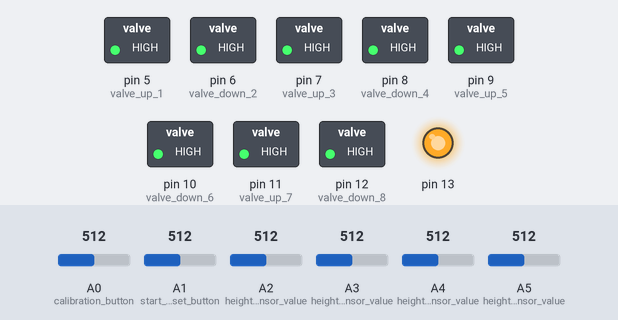
The sketch below on a simulated Arduino Uno, built with avr-gcc and run on an emulated ATmega328P. Parts: switched loads named in the sketch (green lamp = pin HIGH), output pins drawn as LEDs (lit = HIGH). The inputs (shaded band) are chosen by the test bench; at power-on: A0 (calibration_button) = 512, A1 (start_preset_button) = 512, A2 (height_1_sensor_value) = 512, A3 (height_2_sensor_value) = 512, A4 (height_3_sensor_value) = 512, A5 (height_4_sensor_value) = 512. EEPROM starts erased.

Above: at 0.1 s.
Timing chart, 0 to 1.6 s (numbered marks = the images above):
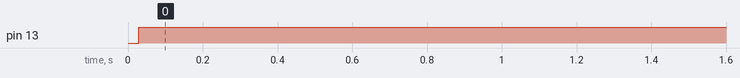

The sketch:

air.ino
```cpp
#include <EEPROM.h>

int  valveup, valvedown, sensor_preset1, sensor_preset2, sensor_preset3, sensor_preset4, sensor1, sensor2, sensor3, sensor4;
uint32_t timer;
#define NOT_INITIALIZED -1
int a, b;
bool setup_height;
int interval = 200;

void setup() {
  Serial.begin(9600);
  pinMode(13, OUTPUT);
  pinMode(5, OUTPUT); //valve up 1
  pinMode(6, OUTPUT); //valve down 2
  pinMode(7, OUTPUT); //valve up 3
  pinMode(8, OUTPUT); //valve down 4
  pinMode(9, OUTPUT); //valve up 5
  pinMode(10, OUTPUT); //valve down 6
  pinMode(11, OUTPUT); //valve up 7
  pinMode(12, OUTPUT); //valve down 8
  pinMode(16, INPUT); //height 1 sensor value
  pinMode(17, INPUT); //height 2 sensor value
  pinMode(18, INPUT); //height 3 sensor value
  pinMode(19, INPUT); //height 4 sensor value
  pinMode(14, INPUT); //calibration button
  pinMode(15, INPUT); //start preset button
  EEPROM.get(10, sensor_preset1); //read preset sensor1
  EEPROM.get(30, sensor_preset2); //read preset sensor2
  EEPROM.get(50, sensor_preset3); //read preset sensor3
  EEPROM.get(70, sensor_preset4); //read preset sensor4

  setup_height = false; //stat preset button
  timer = millis();     //timer
  long previosmillis = 0;
  digitalWrite(5, HIGH);
  digitalWrite(6, HIGH);
  digitalWrite(7, HIGH);
  digitalWrite(8, HIGH);
  digitalWrite(9, HIGH);
  digitalWrite(10, HIGH);
  digitalWrite(11, HIGH);
  digitalWrite(12, HIGH);
  digitalWrite(13, LOW);
  digitalWrite(14, LOW);
  digitalWrite(15, LOW);
}
void pre_work_valve(int port) {           //function of operation of valves with interruption of opening
  if (millis() - timer > interval) {      //valve function when approaching the result
    digitalWrite(port, LOW);             ////from experience I can say that work with interruption is more stable for the formation of the suspension
    timer = millis();
  }
  if (millis() + 100 - timer > interval) {
    digitalWrite(port, HIGH);
  }
}
void work_valve(int port) {                   //function of operation of valves with interruption of opening
  digitalWrite(port, LOW);
}
bool key_pressed(int port) {                 //function read button
  int value = analogRead(port);
  return value > 200;
}
bool work_fun(bool setup_height, int valveup, int valvedown, int sensor, int sensor_preset)  {
  bool setup_heightx = setup_height;
  int conditionlow = 1;
  int conditionup = 1;
  a = sensor_preset - 20;                                   //set variables with suspension error tolerance
  b = sensor_preset + 20;
  if ((sensor <= a - 100) && (conditionlow == 1)) {
    work_valve(valvedown);
  }
  else {
    conditionlow = 2;
  }
  if (((a - 100 < sensor) && (sensor < a)) && (conditionlow == 2)) {   //if the current value is less than the preset, turn on the up valve
    pre_work_valve(valvedown);
  }
  if ((sensor >= b + 100) && (conditionup == 1)) {                     //if the current value is less than the preset, turn the valve down
    work_valve(valveup);
  }
  else {
    conditionup = 2;
  }
  if (((b < sensor) && (sensor < b + 100)) && (conditionup == 2)) {
    pre_work_valve(valveup);
  }
  if ( b > sensor && sensor > a) {        //Suspension status indication
    digitalWrite(13, HIGH);
    setup_heightx = false;                //off function preset after val == val1
    digitalWrite(valvedown, HIGH);         //we exclude the possibility of an open state of any valve
    digitalWrite(valveup, HIGH);
    return false;
  }
  else {
    digitalWrite(13, LOW);
  }
  return true;
}
void loop() {
  sensor1 = analogRead(16);                  //height sensor value (preset)
  sensor2 = analogRead(17);
  sensor3 = analogRead(18);
  sensor4 = analogRead(19);
  if (key_pressed(14)) {                     //calibrate preset button
    EEPROM.put(10, sensor1);                 //write value
    EEPROM.put(30, sensor2);
    EEPROM.put(50, sensor3);
    EEPROM.put(70, sensor4);

  }

  EEPROM.get(10, sensor_preset1);            //read preset sensor value
  EEPROM.get(30, sensor_preset2);
  EEPROM.get(50, sensor_preset3);
  EEPROM.get(70, sensor_preset4);
  if (key_pressed(15)) {                     //preset button
    setup_height = true;
  }
  if (setup_height) {                        //functions run together after pressing a button and work independently of each other
    bool setup_height1 = work_fun(setup_height, 5, 6, sensor1, sensor_preset1) ;
    bool setup_height2 = work_fun(setup_height, 7, 8, sensor2, sensor_preset2) ;
    bool setup_height3 = work_fun(setup_height, 9, 10, sensor3, sensor_preset3) ;
    bool setup_height4 = work_fun(setup_height, 11, 12, sensor4, sensor_preset4) ;

    if (setup_height1 == 0 && setup_height2 == 0 && setup_height3 == 0 && setup_height4 == 0) {
      setup_height = false;                   //as a preset is reached on the sensor, the function stops working for an individual wheel.
    }                                         //after stopping the last running function, the state of the button is reset to zero
  }
}
```

Measured:
- by itself, pin 13: LOW → HIGH at 0.03 s
